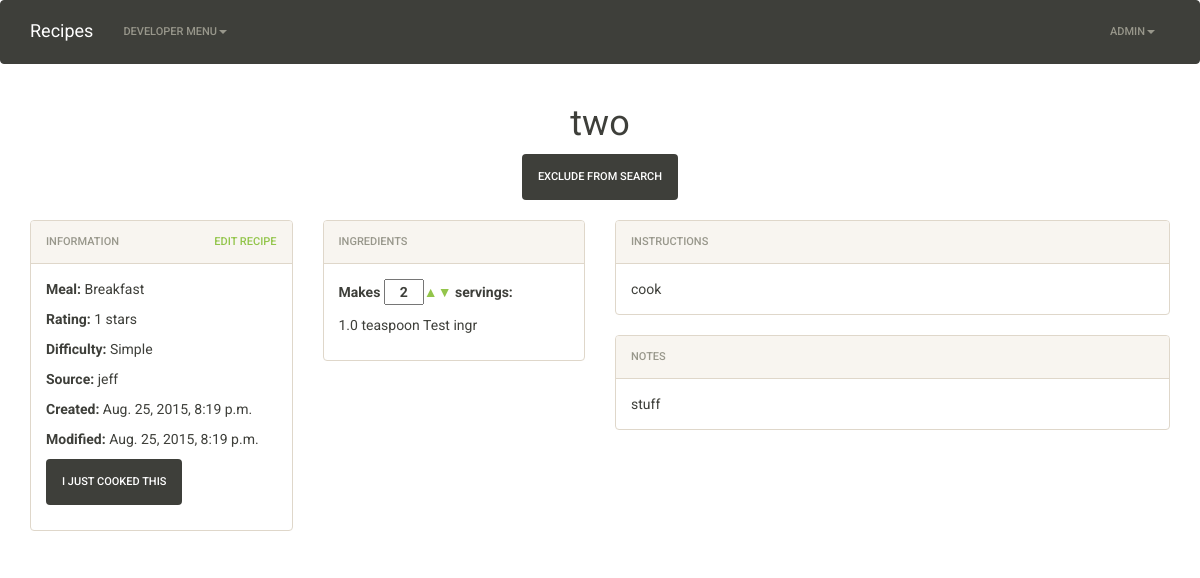
Before: /recipe/10/ (signed in) with the older database file.
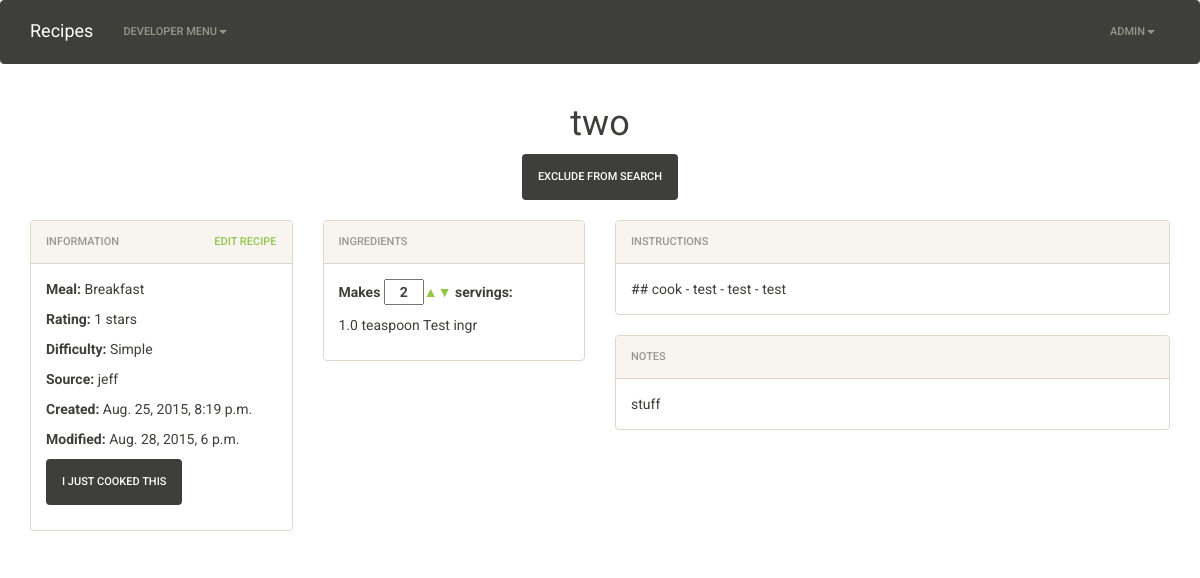
After: the same page with the newer database file.
### main/models.py (models this page shows, shortened)
class Recipe(models.Model):
    RATING_CHOICES = (
        (0, 0),
        (1, 1),
        (2, 2),
        (3, 3),
        (4, 4),
        (5, 5),
    )
    DIFFICULTY_CHOICES = (
        (0, ''),
        (1, 'Simple'),
        (2, 'Intermediate'),
        (3, 'Challenging'),
    )
    MEAL_CHOICES = (
        (0, ''),
        (1, 'Breakfast'),
        (2, 'Lunch'),
        (3, 'Dinner'),
        (4, 'Snack'),
        (5, 'Dessert'),
    )
    created = models.DateTimeField(auto_now_add=True)
    modified = models.DateTimeField(auto_now=True)
    creator = models.ForeignKey(User)
    name = models.CharField(max_length=255)
    instructions = MarkupField(markup_type='markdown', null=True, blank=True)
    notes = MarkupField(markup_type='markdown', null=True, blank=True)
    source = models.TextField(null=True, blank=True)
    rating = models.IntegerField(choices=RATING_CHOICES, default=0)
    difficulty = models.IntegerField(choices=DIFFICULTY_CHOICES, default=0)
    meal = models.IntegerField(choices=MEAL_CHOICES, default=0)
    servings = models.IntegerField()
    exclude_from_search = models.BooleanField(default=False)

### main/views.py (the view, shortened to what this page needs)
class RecipeDetails(View):
    def get(self, request, id):
        recipe = get_object_or_404(Recipe, pk=id)
        context = {}
        context['recipe'] = recipe
        return render(request, 'main/recipe_details.html', context)

### main/templates/main/recipe_details.html (shortened to what the changed rows need)
{% extends "main/base.html" %}
{% load staticfiles %}
{% block css %}
    <link rel="stylesheet" href="{% static 'main/css/recipe_details.css' %}">
{% endblock css %}
{% block content %}
    <div class="row">
        <div class="col-xs-12">
           <h1 class="text-center">{{recipe.name}}</h1>
        </div>
    </div>
    <br>
    <div class="row">
        <div class="col-lg-3">
            <div class="panel panel-default">
                <div class="panel-body">
                    <div class="row">
                        <div class="col-lg-12 col-md-4 col-sm-4">
                            <p><strong>Meal:</strong> {{ recipe.get_meal_display }}</p>
                            <p><strong>Rating:</strong> {{ recipe.rating }} stars</p>
                            <p><strong>Difficulty:</strong> {{ recipe.get_difficulty_display }}</p>
                        </div>
                        <div class="col-lg-12 col-md-4 col-sm-4">
                            <p><strong>Source:</strong> {{ recipe.source }}</p>
                            <p><strong>Created:</strong> {{ recipe.created }}</p>
                            <p><strong>Modified:</strong> {{ recipe.modified }}</p>
                        </div>
                    </div>
                </div>
            </div>
        </div>
        <div class="col-md-3 col-sm-6">
            <div class="panel panel-default">
                <div class="panel-body">
                    <div class="row">
                        <div class="col-sm-12">
                            <p><strong>Makes <input id="scale-servings" type="text" value="{{ recipe.servings }}"> servings:</strong></p>
                        </div>
                    </div>
                </div>
            </div>
        </div>
        <div class="col-md-6 col-sm-6">
            <div class="panel panel-default">
                <div class="panel-heading">
                    <span>Instructions</span>
                </div>
                <div class="panel-body">
                    {{ recipe.instructions }}
                </div>
            </div>
        </div>
        <div class="col-lg-6 col-md-3 col-sm-12">
            <div class="row">
                <div class="col-sm-12">
                    <div class="panel panel-default">
                        <div class="panel-heading">
                            <span>Notes</span>
                        </div>
                        <div class="panel-body">
                            {{ recipe.notes }}
                        </div>
                    </div>
                </div>
            </div>
        </div>
    </div>
{% endblock content %}

Changed rows visible on the page:
changed Recipe "two": modified "Aug. 25, 2015, 8:19 p.m." → "Aug. 28, 2015, 6 p.m."; instructions "cook" → "## cook - test - test - test"
